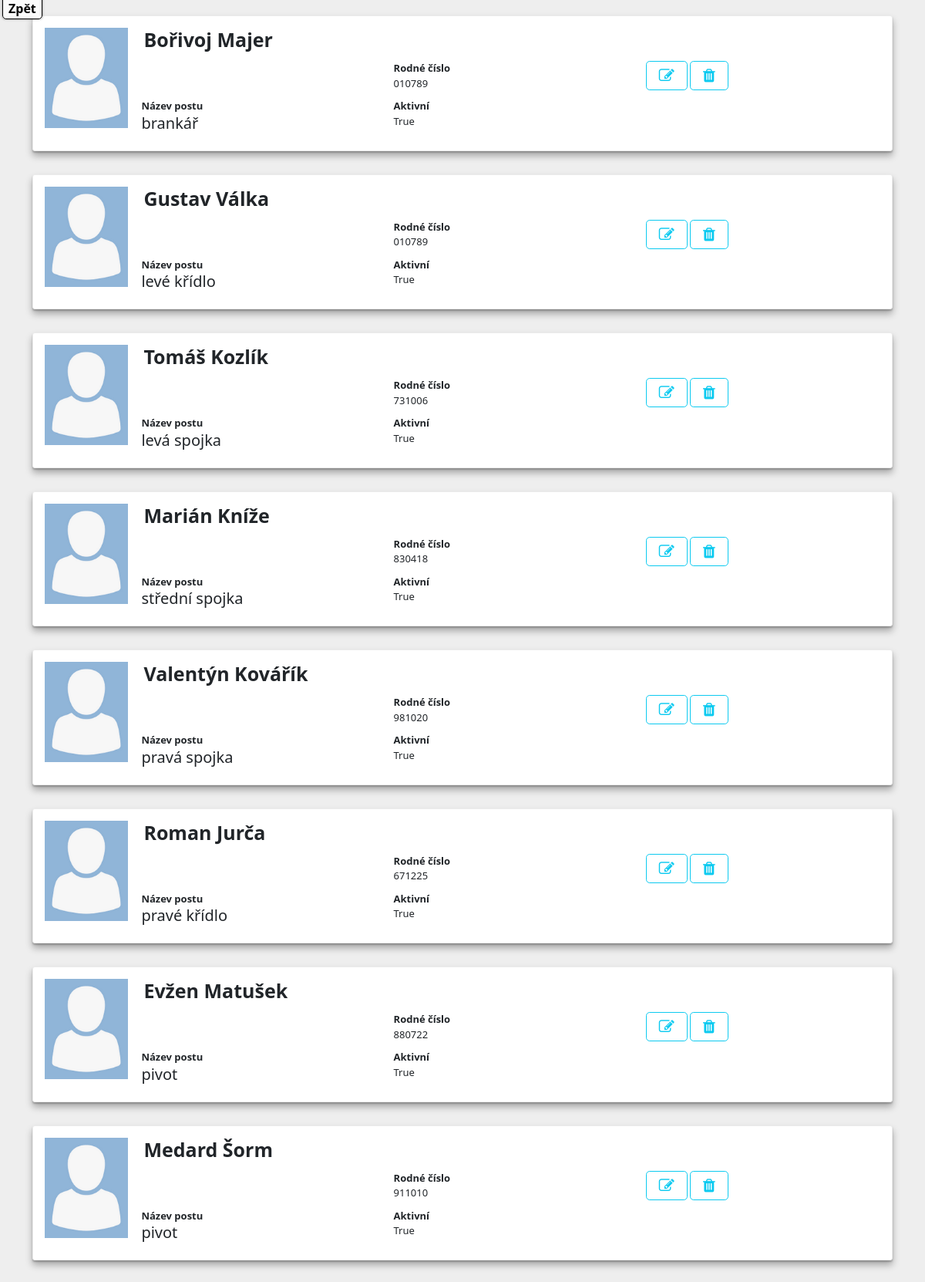
The page /soupiska/1 on the database as committed earlier.
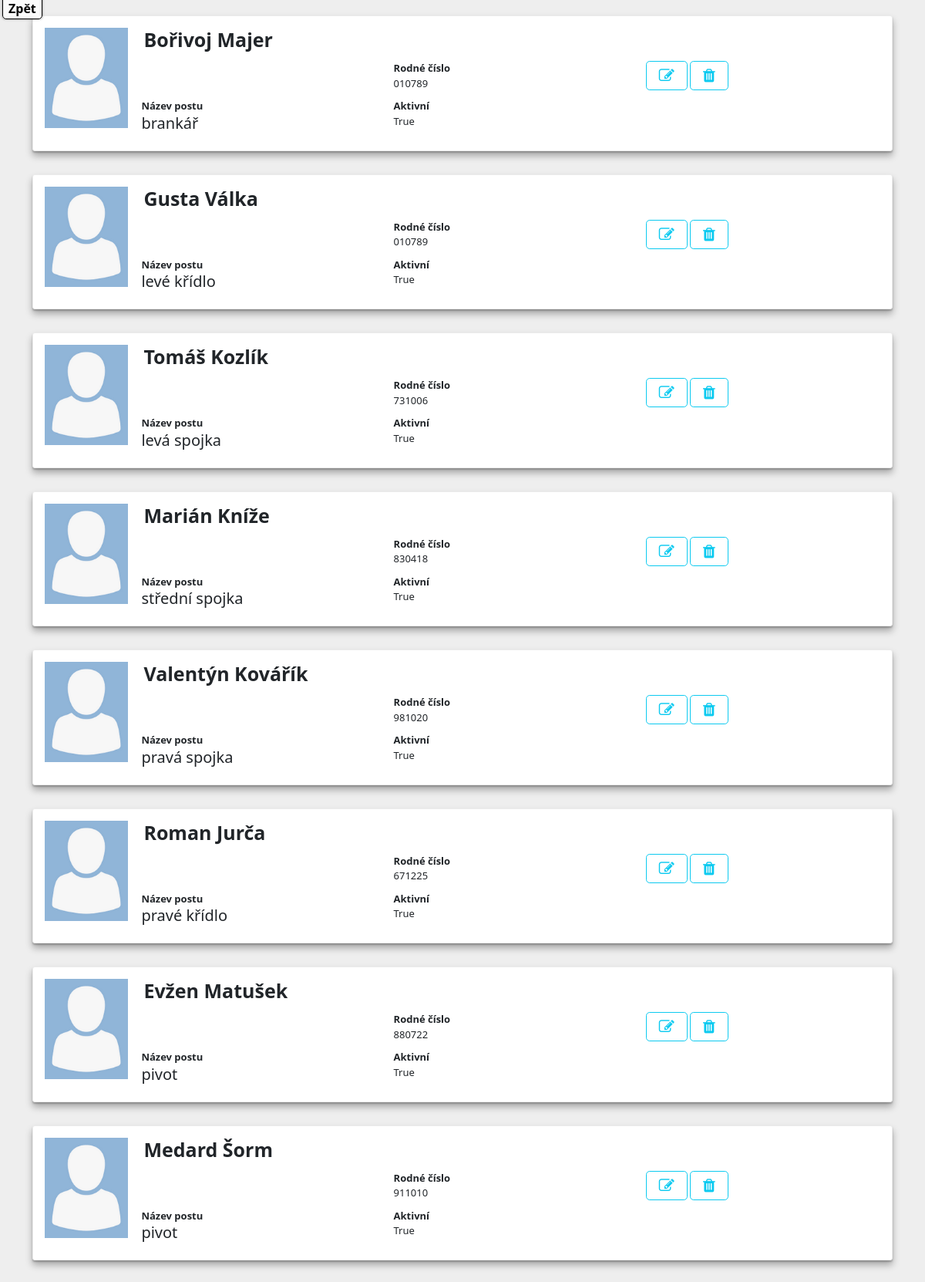
The same page on the database as committed later.
### HazenaIS/models.py (models this page shows, shortened)
class Kariera(models.Model):
    datum_vstupu = models.DateTimeField(default=datetime.now)
    aktivni = models.BooleanField()
    hrac = models.ForeignKey('Hrac', on_delete=models.RESTRICT)
    klub = models.ForeignKey('Klub', on_delete=models.RESTRICT)
    sezona = models.ForeignKey('Sezona', on_delete=models.RESTRICT)

class Hrac(models.Model):
    jmeno = models.CharField(max_length=50)
    prijmeni = models.CharField(max_length=50)
    rodne_cislo = models.CharField(max_length=25)
    nazev_postu = models.CharField(max_length=25)
    aktivni = models.BooleanField(default=False)

### HazenaIS/views.py (the view)
# urls.py: path('soupiska/<int:klub_id>',HazenaIS.views.soupiska, name='soupiska'),
def soupiska(request, klub_id):
    k = Kariera.objects.filter(klub=klub_id, aktivni=True)
    return render(request, 'hraci_soupiska.html', {'hraci':k})

### templates/hraci_soupiska.html (shortened to what this page needs)
{% load static %}
<html lang="en">
    <head>
        <link href="https://cdn.jsdelivr.net/npm/bootstrap@5.0.0-beta3/dist/css/bootstrap.min.css" rel="stylesheet">
        <link href="https://maxcdn.bootstrapcdn.com/font-awesome/4.7.0/css/font-awesome.min.css" rel="stylesheet" />
        <link rel="stylesheet" type="text/css" href="{% static 'css/hrac_soupiska.css' %}"/>
    </head>
<body>
  <nav class="fixed-menu">
    <ul>
      <li><a href="{% url 'kluby' %}">Zpět</a></li>
    </ul>
  </nav>
 <div class="container">
    {% for h in hraci %}
    <div class="member-entry">
        <a href="#" class="member-img">
            <img src="{% static 'img/profile.png' %}" class="img-rounded">
        <div class="member-details">
            <h4><b> <a href="#"></a>{{h.hrac.jmeno}} {{h.hrac.prijmeni}}</a></b> </h4>
            <div class="row info-list">
                <div class="col-sm-4">
                </div>
                <div class="col-sm-4">
                    <b>Rodné číslo</b>
                    <br>
                    {{h.hrac.rodne_cislo}}
                </div>
                <div class="col-sm-4">
                    <a href="{% url 'hrac_edit' h.hrac.id %}" button type="button" class="btn btn-outline-info btn-circle btn-lg btn-circle"><i class="fa fa-edit"></i></a>
                    <a href="{% url 'kariera_delete' h.hrac.id %}" button type="button" class="btn btn-outline-info btn-circle btn-lg btn-circle"><i class="fa fa-trash"></i></a>
                </div>
                <div class="col-sm-4">
                    <b>Název postu</b>
                    <h5>{{h.hrac.nazev_postu}}</h5>
                </div>
                <div class="col-sm-4">
                    <b>Aktivní</b>
                    <br>
                    {{h.hrac.aktivni}}
                </div>
                <div class="col-sm-4">
                </div>
            </div>
        </div>
    </div>
    {% endfor %}
    </body>
</html>

Rows that differ between the two databases and show on the page:
removed Kariera: hrac.jmeno "Gustav", hrac.prijmeni "Válka", hrac.rodne_cislo "010789", hrac.nazev_postu "levé křídlo", hrac.aktivni "True"
added Kariera: hrac.jmeno "Gusta", hrac.prijmeni "Válka", hrac.rodne_cislo "010789", hrac.nazev_postu "levé křídlo", hrac.aktivni "True"
